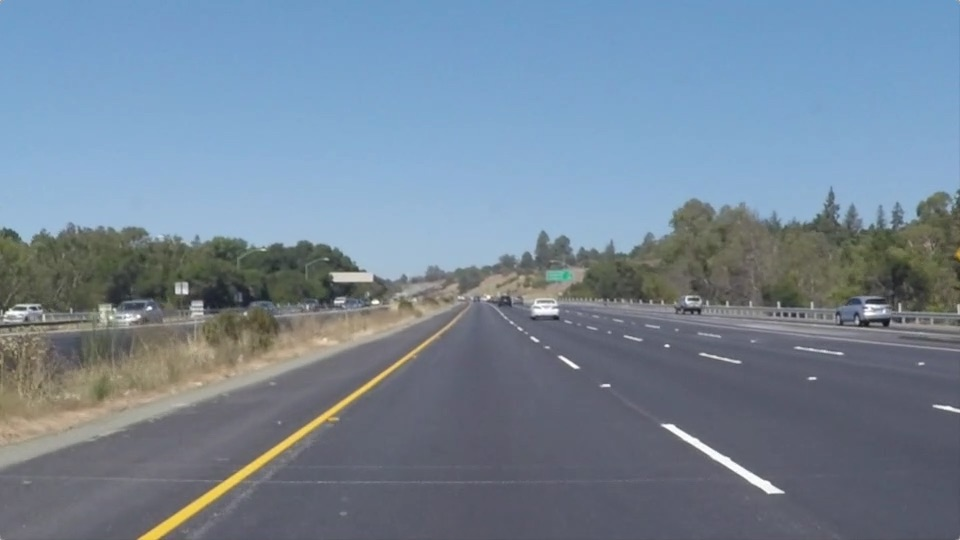
#> input picture test_images/solidYellowLeft.jpg, 960 x 540 px
$ jupyter execute --allow-errors P1.ipynb   (shell and % lines are left out)
#> lines starting #> are read from the running program, lines starting #| are printed output that depends on the picture; after the words box and inside, x2 and y2 are one past the last pixel; in counts of white or black regions, pixels touching at a corner belong together
# Self-Driving Car Engineer Nanodegree

## Project: **Finding Lane Lines on the Road**
***
In this project, you will use the tools you learned about in the lesson to identify lane lines on the road.  You can develop your pipeline on a series of individual images, and later apply the result to a video stream (really just a series of images). Check out the video clip "raw-lines-example.mp4" (also contained in this repository) to see what the output should look like after using the helper functions below.

Once you have a result that looks roughly like "raw-lines-example.mp4", you'll need to get creative and try to average and/or extrapolate the line segments you've detected to map out the full extent of the lane lines.  You can see an example of the result you're going for in the video "P1_example.mp4".  Ultimately, you would like to draw just one line for the left side of the lane, and one for the right.

In addition to implementing code, there is a brief writeup to complete. The writeup should be completed in a separate file, which can be either a markdown file or a pdf document. There is a [write up template](https://github.com/udacity/CarND-LaneLines-P1/blob/master/writeup_template.md) that can be used to guide the writing process. Completing both the code in the Ipython notebook and the writeup template will cover all of the [rubric points](https://review.udacity.com/#!/rubrics/322/view) for this project.

---
Let's have a look at our first image called 'test_images/solidWhiteRight.jpg'.  Run the 2 cells below (hit Shift-Enter or the "play" button above) to display the image.

**Note: If, at any point, you encounter frozen display windows or other confounding issues, you can always start again with a clean slate by going to the "Kernel" menu above and selecting "Restart & Clear Output".**

---

**The tools you have are color selection, region of interest selection, grayscaling, Gaussian smoothing, Canny Edge Detection and Hough Tranform line detection.  You  are also free to explore and try other techniques that were not presented in the lesson.  Your goal is piece together a pipeline to detect the line segments in the image, then average/extrapolate them and draw them onto the image for display (as below).  Once you have a working pipeline, try it out on the video stream below.**

---

<figure>

 <figcaption>
 <p></p>
 <p style="text-align: center;"> Your output should look something like this (above) after detecting line segments using the helper functions below </p>
 </figcaption>
</figure>
 <p></p>
<figure>

 <figcaption>
 <p></p>
 <p style="text-align: center;"> Your goal is to connect/average/extrapolate line segments to get output like this</p>
 </figcaption>
</figure>

**Run the cell below to import some packages.  If you get an `import error` for a package you've already installed, try changing your kernel (select the Kernel menu above --> Change Kernel).  Still have problems?  Try relaunching Jupyter Notebook from the terminal prompt.  Also, consult the forums for more troubleshooting tips.**

## Import Packages

[cell 1]
#importing some useful packages
import matplotlib.pyplot as plt
import matplotlib.image as mpimg
import numpy as np
import cv2

## Read in an Image

[cell 2]
#reading in an image
image = mpimg.imread('test_images/solidYellowLeft.jpg')
#> image is the input picture: shape (540, 960, 3); mean R, G, B 116.5, 133.6, 150.8

#printing out some stats and plotting
print('This image is:', type(image), 'with dimensions:', image.shape)
#| This image is: <class 'numpy.ndarray'> with dimensions: (540, 960, 3)
plt.imshow(image)  # if you wanted to show a single color channel image called 'gray', for example, call as plt.imshow(gray, cmap='gray')

## Ideas for Lane Detection Pipeline

**Some OpenCV functions (beyond those introduced in the lesson) that might be useful for this project are:**

`cv2.inRange()` for color selection
`cv2.fillPoly()` for regions selection
`cv2.line()` to draw lines on an image given endpoints
`cv2.addWeighted()` to coadd / overlay two images
`cv2.cvtColor()` to grayscale or change color
`cv2.imwrite()` to output images to file
`cv2.bitwise_and()` to apply a mask to an image

**Check out the OpenCV documentation to learn about these and discover even more awesome functionality!**

## Helper Functions

Below are some helper functions to help get you started. They should look familiar from the lesson!

[cell 3]
import math

# [7 lines left out: function grayscale, not called in this run]
    # Or use BGR2GRAY if you read an image with cv2.imread()
    # return cv2.cvtColor(img, cv2.COLOR_BGR2GRAY)

def canny(img, low_threshold, high_threshold):
    """Applies the Canny transform"""
    return cv2.Canny(img, low_threshold, high_threshold)

def gaussian_blur(img, kernel_size):
    """Applies a Gaussian Noise kernel"""
    return cv2.GaussianBlur(img, (kernel_size, kernel_size), 0)

# [72 lines left out: functions region_of_interest, draw_lines, hough_lines, weighted_img, not called in this run]

## Test Images

Build your pipeline to work on the images in the directory "test_images"
**You should make sure your pipeline works well on these images before you try the videos.**

[cell 4]
import os
os.listdir("test_images/")

## Build a Lane Finding Pipeline

Build the pipeline and run your solution on all test_images. Make copies into the `test_images_output` directory, and you can use the images in your writeup report.

Try tuning the various parameters, especially the low and high Canny thresholds as well as the Hough lines parameters.

[cell 5]
# TODO: Build your pipeline that will draw lane lines on the test_images
# then save them to the test_images directory.

#1.Read image
#imgPath='test_images/solidWhiteCurve.jpg'
#imgPath='test_images/solidWhiteRight.jpg'
#imgPath='test_images/solidYellowCurve.jpg'
#imgPath='test_images/solidYellowCurve2.jpg'
imgPath='test_images/solidYellowLeft.jpg'
#imgPath='test_images/whiteCarLaneSwitch.jpg'
image=cv2.imread(imgPath)

#1.convert to gray scale
gray=cv2.cvtColor(image,cv2.COLOR_BGR2GRAY)
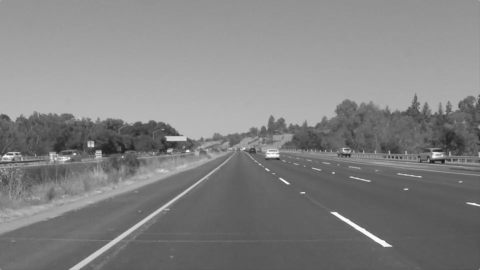
#> gray: shape (540, 960) (shown at 1/2 size); min 19, max 255, mean 130.4

#2.Gaussian smoothing
kernel_size=5
blur_gray=cv2.GaussianBlur(gray,(kernel_size,kernel_size),0)

#3.Canny edge detection
low_threshold=50
high_threshold=150
edges=cv2.Canny(blur_gray,low_threshold,high_threshold)
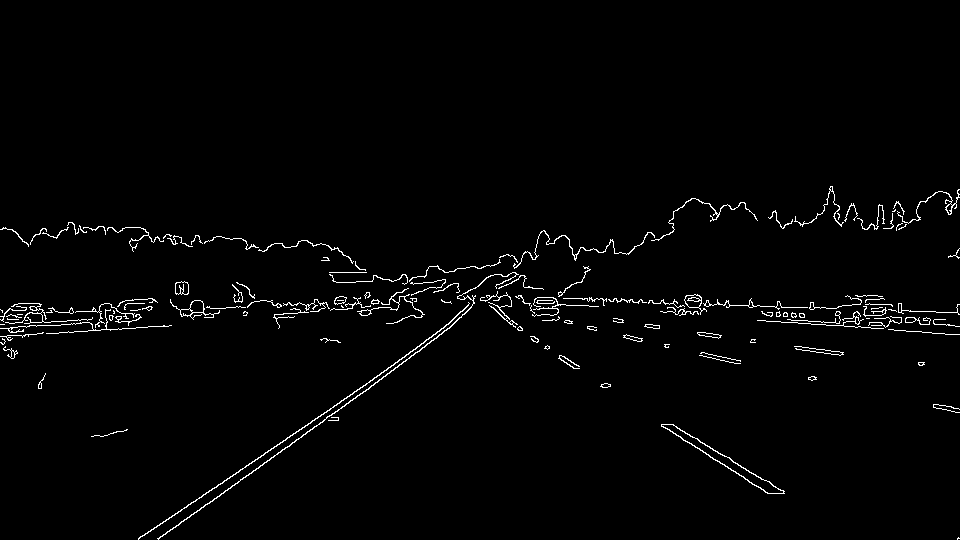
#> edges: shape (540, 960); 1.7% white in thin lines or dots, all inside (x1, y1, x2, y2) = (0, 186, 960, 540)

#4.find out the mask edges image
mask=np.zeros_like(edges)
ignore_mask_color=255
imshape=image.shape
vertices=np.array([[(0,imshape[0]),(480,320),(500,320),(imshape[1],imshape[0])]],dtype=np.int32)
cv2.fillPoly(mask,vertices,ignore_mask_color)
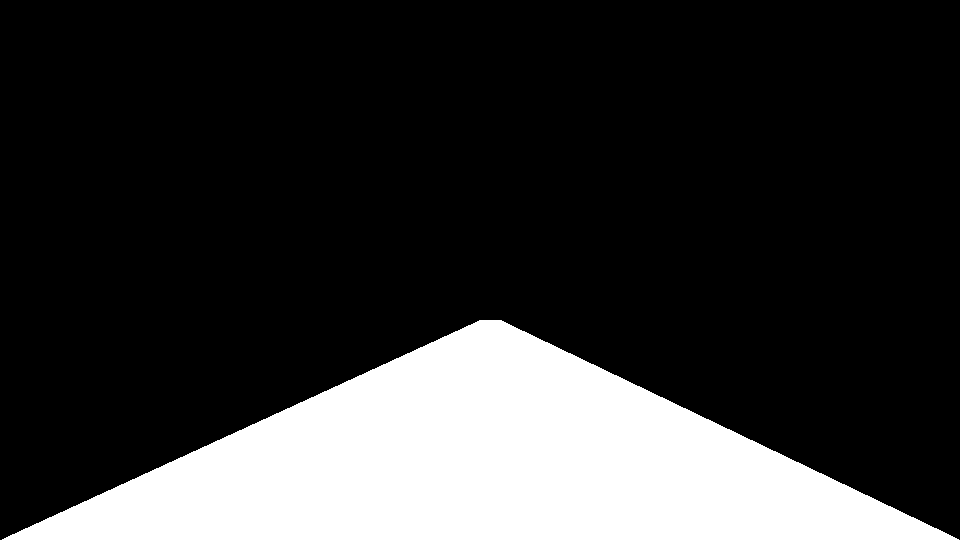
#> mask: shape (540, 960); 20.8% white; 1 white region, box (x1, y1, x2, y2) and area: (2, 320, 959, 540) 107829
masked_edges=cv2.bitwise_and(edges,mask)
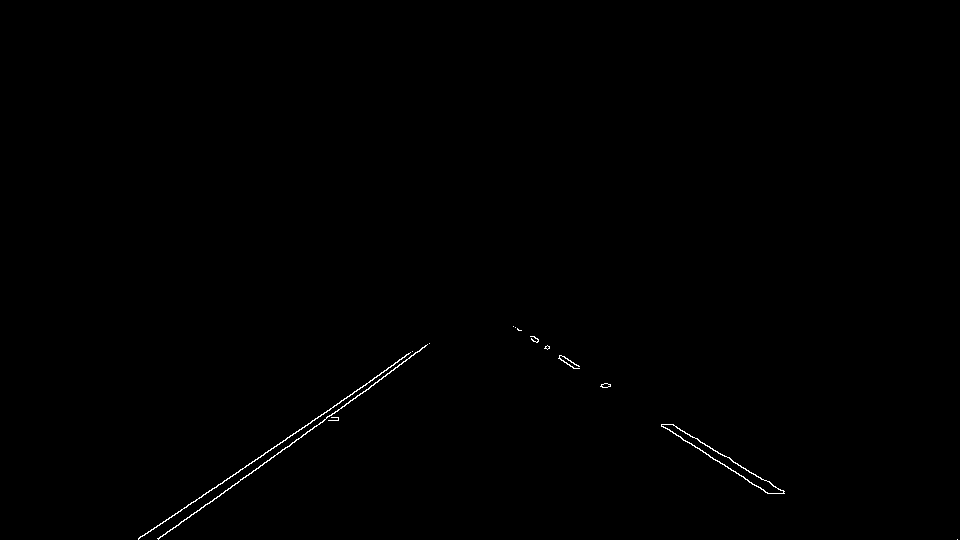
#> masked_edges: shape (540, 960); 0.28% white in thin lines or dots, all inside (x1, y1, x2, y2) = (138, 326, 958, 540)

#5.apply hough transform and find the lane lines
rho=2
theta=np.pi/180
threshold=5
min_line_length=5
max_line_gap=20
lines=cv2.HoughLinesP(masked_edges,rho,theta,threshold,np.array([]),min_line_length,max_line_gap)
#> lines = 46 rows, first 6: [172, 529, 429, 343], [260, 457, 412, 351], [661, 424, 767, 493], [533, 341, 578, 368], [186, 507, 290, 435], [672, 424, 761, 479]

#6.iterate over the output "lines" and draw lines on the origin image
for line in lines:
    for x1,y1,x2,y2 in line:
        cv2.line(image,(x1,y1),(x2,y2),(255,0,0),4)
#> this loop made 46 passes
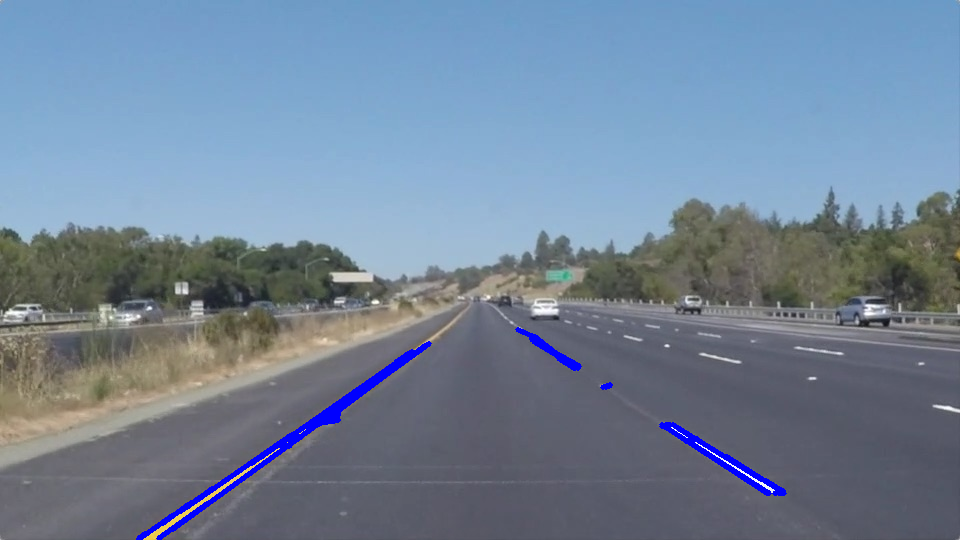
#> image: shape (540, 960, 3); mean B, G, R 152.2, 131.8, 114.5

#7.imshow the lines results
plt.imshow(image)

# [8 lines of commented-out code are left out]

$ run again, with test_images/solidYellowCurve2.jpg copied over test_images/solidYellowLeft.jpg
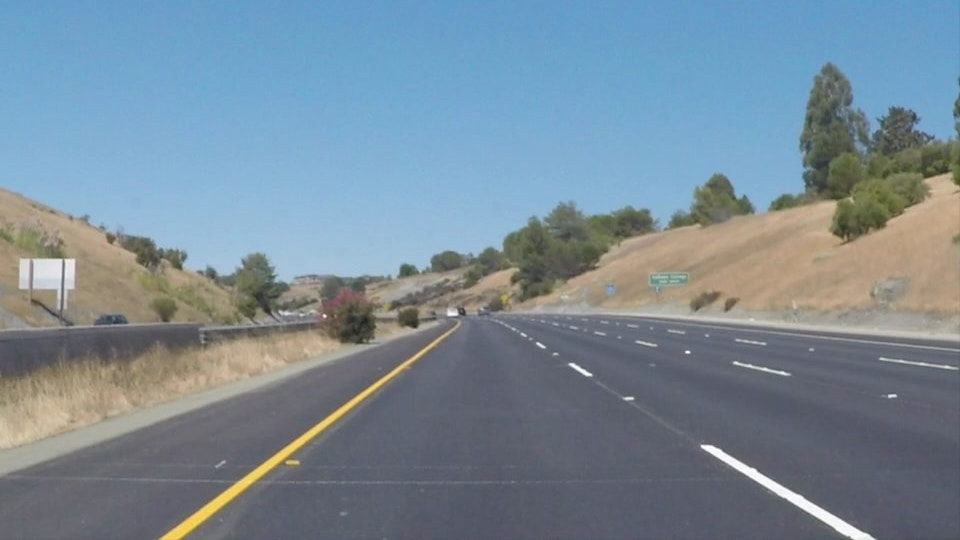
#> input picture test_images/solidYellowCurve2.jpg, 960 x 540 px
#> image is the input picture: shape (540, 960, 3); mean R, G, B 120.7, 138.6, 151.5
#| This image is: <class 'numpy.ndarray'> with dimensions: (540, 960, 3)
#> `edges=cv2.Canny(blur_gray,low_threshold,high_threshold)`:
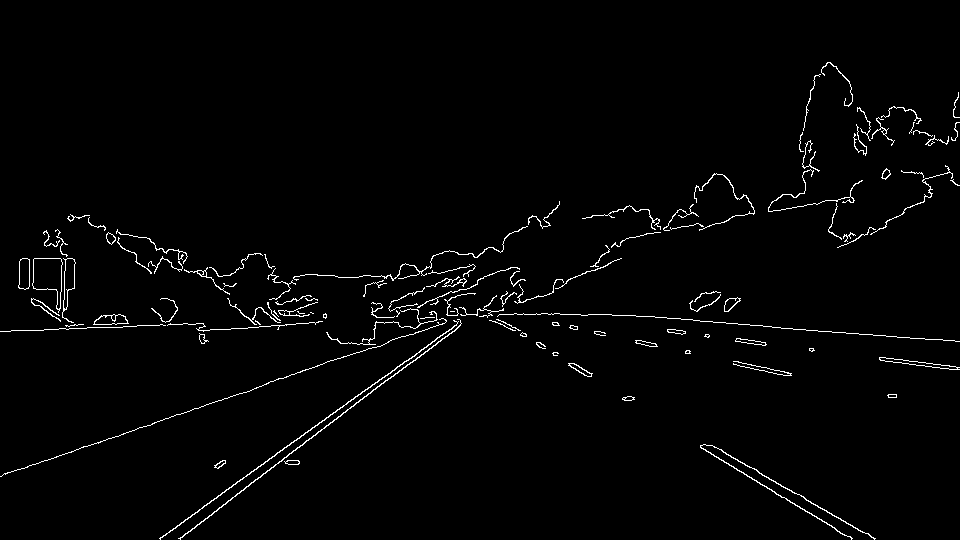
#> edges: shape (540, 960); 1.8% white in thin lines or dots, all inside (x1, y1, x2, y2) = (0, 62, 960, 540)
#> mask: shape (540, 960); 20.8% white; 1 white region, box (x1, y1, x2, y2) and area: (2, 320, 959, 540) 107829
#> masked_edges: shape (540, 960); 0.34% white in thin lines or dots, all inside (x1, y1, x2, y2) = (159, 320, 876, 540)
#> lines = 71 rows, first 6: [160, 538, 428, 344], [246, 486, 445, 336], [178, 538, 216, 511], [762, 475, 875, 538], [766, 486, 851, 539], [700, 447, 781, 497]
#> the loop `for line in lines:` made 71 passes
#> after the loop `for line in lines:`:
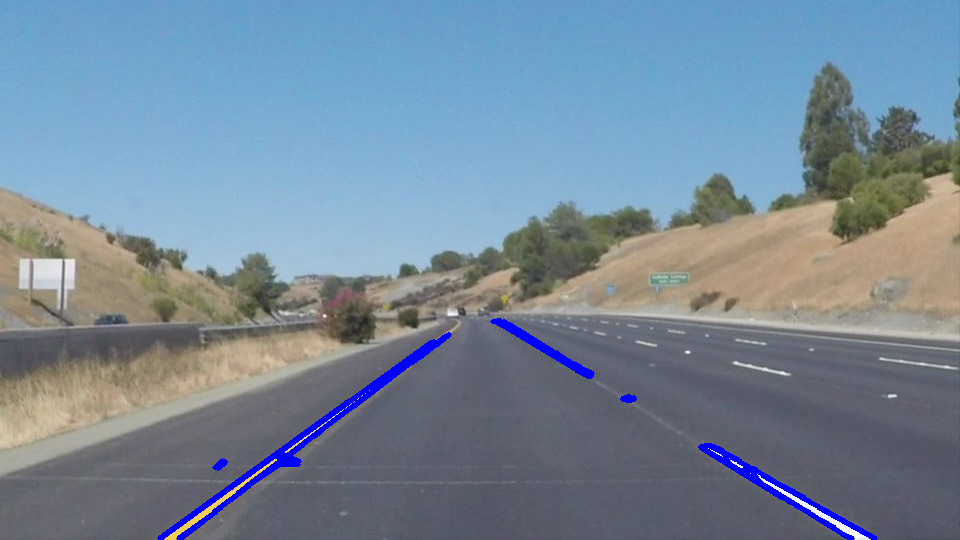
#> image: shape (540, 960, 3); mean B, G, R 153.3, 136.4, 118.4

$ run again, with test_images/whiteCarLaneSwitch.jpg copied over test_images/solidYellowLeft.jpg
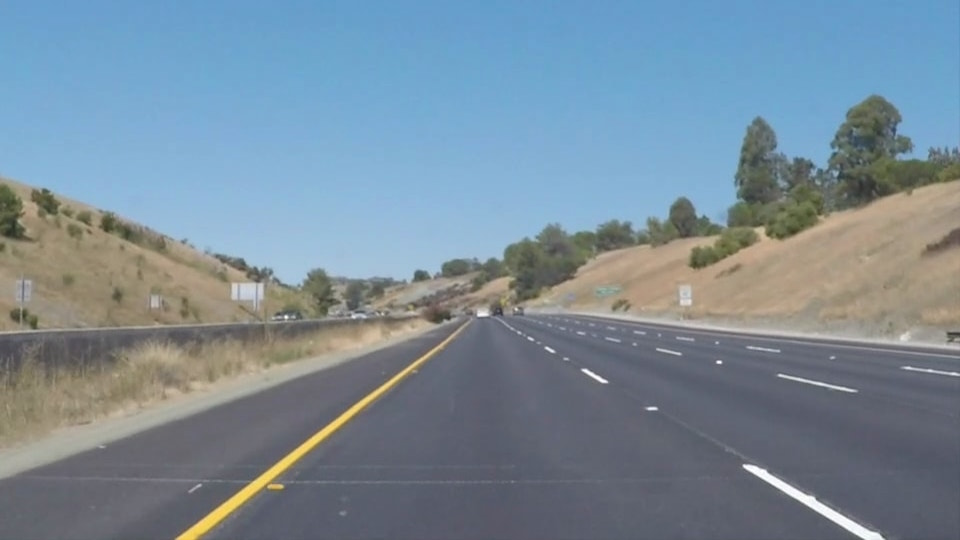
#> input picture test_images/whiteCarLaneSwitch.jpg, 960 x 540 px
#> image is the input picture: shape (540, 960, 3); mean R, G, B 121.2, 139.4, 152.9
#| This image is: <class 'numpy.ndarray'> with dimensions: (540, 960, 3)
#> `edges=cv2.Canny(blur_gray,low_threshold,high_threshold)`:
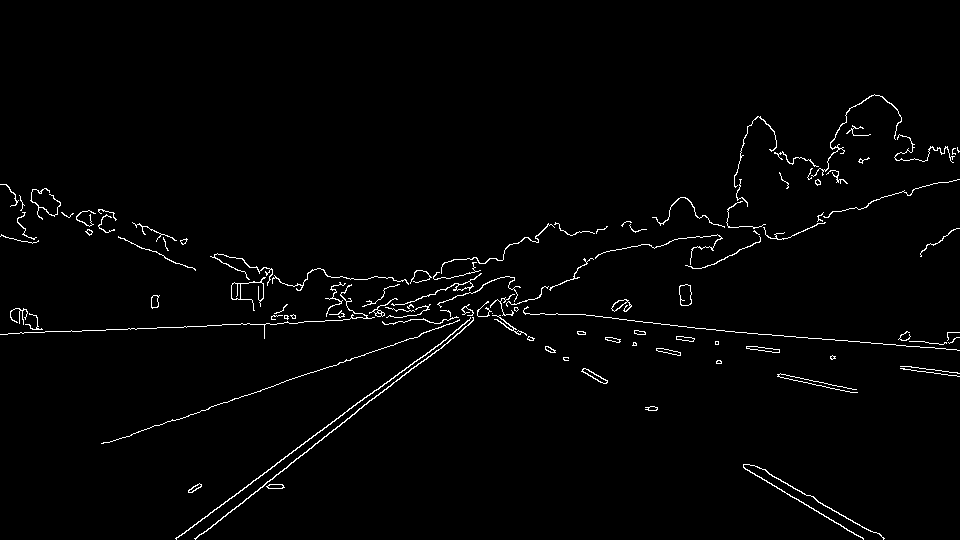
#> edges: shape (540, 960); 1.7% white in thin lines or dots, all inside (x1, y1, x2, y2) = (0, 94, 960, 540)
#> mask: shape (540, 960); 20.8% white; 1 white region, box (x1, y1, x2, y2) and area: (2, 320, 959, 540) 107829
#> masked_edges: shape (540, 960); 0.33% white in thin lines or dots, all inside (x1, y1, x2, y2) = (175, 320, 885, 540)
#> lines = 112 rows, first 6: [498, 320, 604, 383], [176, 538, 364, 397], [272, 479, 384, 389], [505, 322, 607, 380], [755, 475, 808, 505], [397, 375, 420, 357]
#> the loop `for line in lines:` made 112 passes
#> after the loop `for line in lines:`:
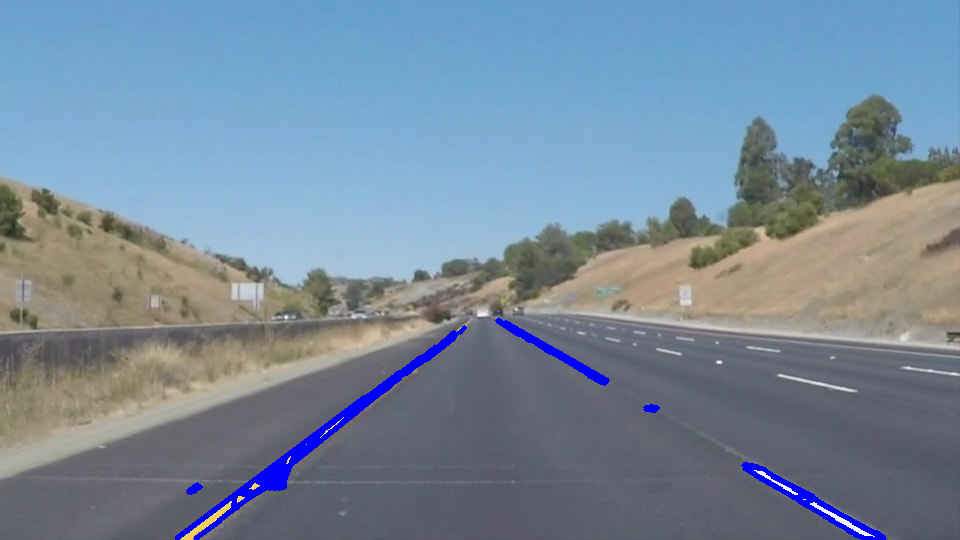
#> image: shape (540, 960, 3); mean B, G, R 154.7, 137.1, 118.8
